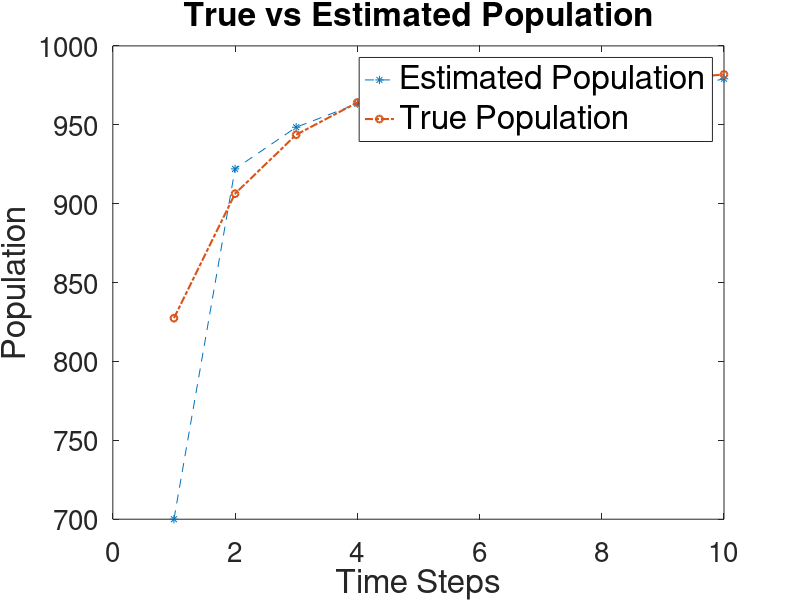
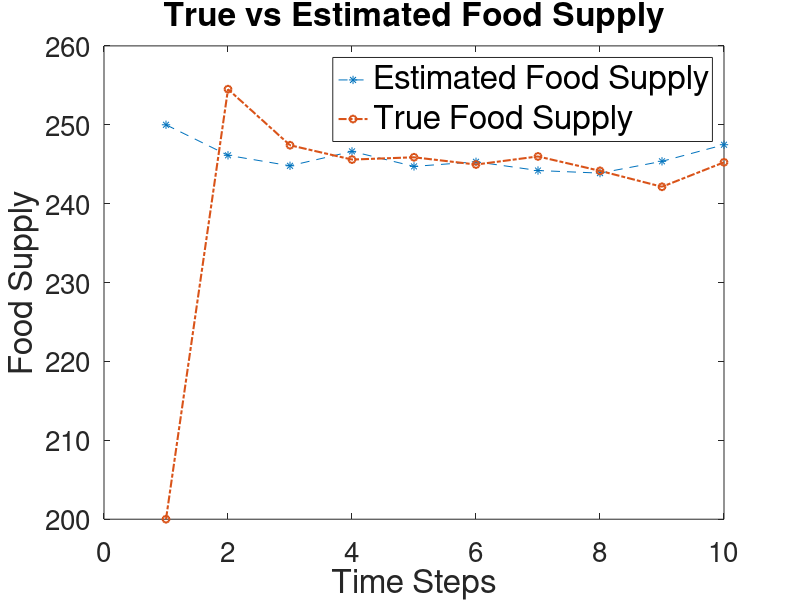
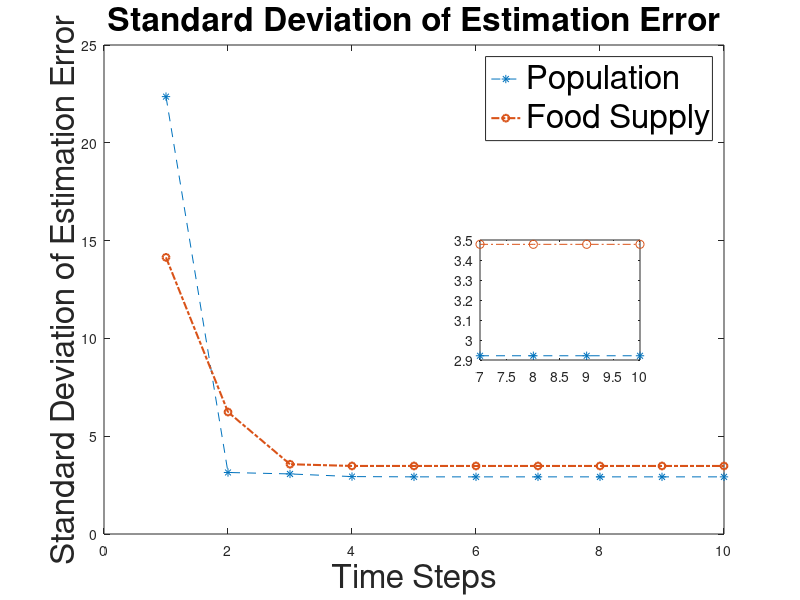
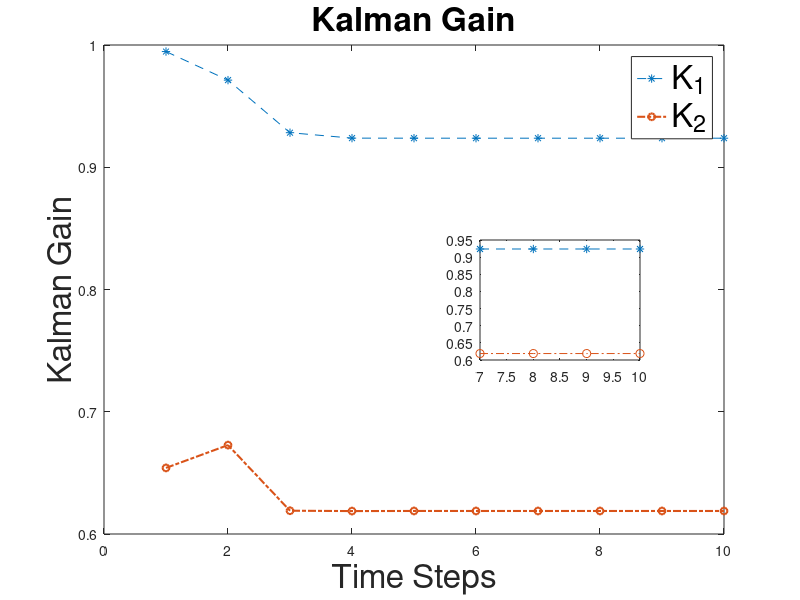

Recreate these plots in MATLAB, in order.
% Program by Sreevalsan S Menon(sm2hm@mst.edu)

clc                         % Clear command window
clear                       % clear workspace
rng('default')              % For reproducibility
close all                   % Close all figures

%% Dynamics of system

F_k_minus_1=[0.5 2;0 1];    % System matrix                             
G_k_minus_1=[0 0;0 0];      % Input matrix
u_k_minus_1=[0;0];          % Input
H_k=[1 0];                  % Output matrix
Q_k=[0 0;0 10];             % Covariance matrix process
R_k=10;                     % Covariance matrix measurement 

%% Kalman filter initialization

xhat_k_plus=[600;200];      % a posteriori estimate for state x
p_k_plus=[500 0;0 200];     % a posteriori estimate for covariance P
x_k=[650;250];              % initial state
data=[x_k' xhat_k_plus' 0 0 diag(p_k_plus)' 0 0 0 0]; % Vector to save data over loop

%% Kalmna filtering

for k=1:10                                                          % Loop to execute k timepoints
    
    x_k=F_k_minus_1*x_k+[0 ; sqrt(10)*randn];                       % Actual system dynamics 
    y_k(k)=H_k*x_k+sqrt(10)*randn;                                  % Actual system output
    p_k_minus=F_k_minus_1*p_k_plus*F_k_minus_1'+Q_k;                % Updating a priori estimate for covariance P
    K_k=p_k_minus*H_k'*inv(H_k*p_k_minus*H_k'+R_k);                 % Kalman estimator gain matrix
    xhat_k_minus=F_k_minus_1*xhat_k_plus+G_k_minus_1*u_k_minus_1;   % Updating a priori estimate for state x
    y_hat_k(k)=H_k*xhat_k_minus;                                    % Output estimate
    xhat_k_plus=xhat_k_minus+K_k*(y_k(k)-H_k*xhat_k_minus);         % Updating a posteriori estimate for state x
    p_k_plus=(eye(2)-K_k*H_k)*p_k_minus*(eye(2)-K_k*H_k)'+K_k*R_k*K_k';% Updating a posteriori estimate for covariance P
    data=[data; x_k' xhat_k_plus' xhat_k_minus' diag(p_k_plus)' diag(p_k_minus)' K_k'];%  Saving the data in each iteration
    
end

%% Plot True vs Estimated Population
figure
plot(1:k,y_hat_k,'--*',1:k,y_k,'-.o', 'LineWidth',1.5,'MarkerSize',5);set(gca,'FontSize',20);
title('True vs Estimated Population','FontSize', 24)
xlabel('Time Steps','FontSize', 24);ylabel('Population','FontSize', 24);
legend('Estimated Population','True Population','FontSize', 24)

%% Plot True vs Estimated Food Supply
figure
plot(1:k,data(1:end-1,2),'--*',1:k,data(1:end-1,4),'-.o', 'LineWidth',1.5,'MarkerSize',5);set(gca,'FontSize',20);
title('True vs Estimated Food Supply','FontSize', 24)
xlabel('Time Steps','FontSize', 24);ylabel('Food Supply','FontSize', 24);
legend('Estimated Food Supply','True Food Supply','FontSize', 24)

%% Plot Standard Deviation of Estimation Error
figure
plot(1:k,sqrt(data(1:end-1,7)),'--*',1:k,sqrt(data(1:end-1,8)),'-.o','LineWidth',1.5,'MarkerSize',5)
title('Standard Deviation of Estimation Error','FontSize', 24)
xlabel('Time Steps','FontSize', 24);ylabel('Standard Deviation of Estimation Error','FontSize', 24);
legend('Population','Food Supply','FontSize', 24)
axes('Position',[.6 .4 .2 .2])
box on
plot(7:k,sqrt(data(7:end-1,7)),'--*',7:k,sqrt(data(7:end-1,8)),'-.o')

%% Plot Kalman Estimator Gain
figure
plot(1:k,sqrt(data(2:end,11)),'--*',1:k,sqrt(data(2:end,12)),'-.o','LineWidth',1.5,'MarkerSize',5)
title('Kalman Gain','FontSize', 24)
xlabel('Time Steps','FontSize', 24);ylabel('Kalman Gain','FontSize', 24);
legend('K_1','K_2','FontSize', 24)
axes('Position',[.6 .4 .2 .2])
box on
plot(7:k,sqrt(data(8:end,11)),'--*',7:k,sqrt(data(8:end,12)),'-.o')

%% Find simulation estimation error

err_simulation=[ std(data(:,1)-data(:,3));std(data(:,2)-data(:,4))]; 
fprintf('Standard deviation of estimated error for population based on Pk_plus for %d : timestep is : %d \n' ,k, sqrt(data(end,7)))
fprintf('Standard deviation of estimated error for population from simulation for %d : timestep is : %d \n' ,k, err_simulation(1))
fprintf('Standard deviation of estimated error for food supply based on Pk_plus for %d : timestep is : %d \n' ,k, sqrt(data(end,8)))
fprintf('Standard deviation of estimated error for food supply from simulation for %d : timestep is : %d \n' ,k, err_simulation(2))

%% Plot a priori and a posteriori  for covariance matrix
ti=[0 1 1 2 2 3 3 4 4 5 5 6 6 7 7 8 8 9 9 10 10];
P_11(1:2:21)=data(1:11,7);P_11(2:2:21)=data(2:11,9);
figure
plot(ti,P_11,0:10,data(:,7),'*',1:10,data(2:11,9),'o','LineWidth',1.5,'MarkerSize',10)
title('Covariance Matrix - a priori and a posteriori population estimation error variance','FontSize', 24)
xlabel('Time Steps','FontSize', 24);ylabel('P_{11}','FontSize', 24);
legend('P_{11} ','P_{11}^+','P_{11}^-','FontSize', 24)

ti=[0 1 1 2 2 3 3 4 4 5 5 6 6 7 7 8 8 9 9 10 10];
P_22(1:2:21)=data(1:11,8);P_22(2:2:21)=data(2:11,10);
figure
plot(ti,P_22,0:10,data(:,8),'*',1:10,data(2:11,10),'o','LineWidth',1.5,'MarkerSize',10)
title('Covariance Matrix - a priori and a posteriori food supply estimation error variance','FontSize', 24)
xlabel('Time Steps','FontSize', 24);ylabel('P_{22}','FontSize', 24);
legend('P_{22}','P_{22}^+','P_{22}^-' ,'FontSize', 24)
